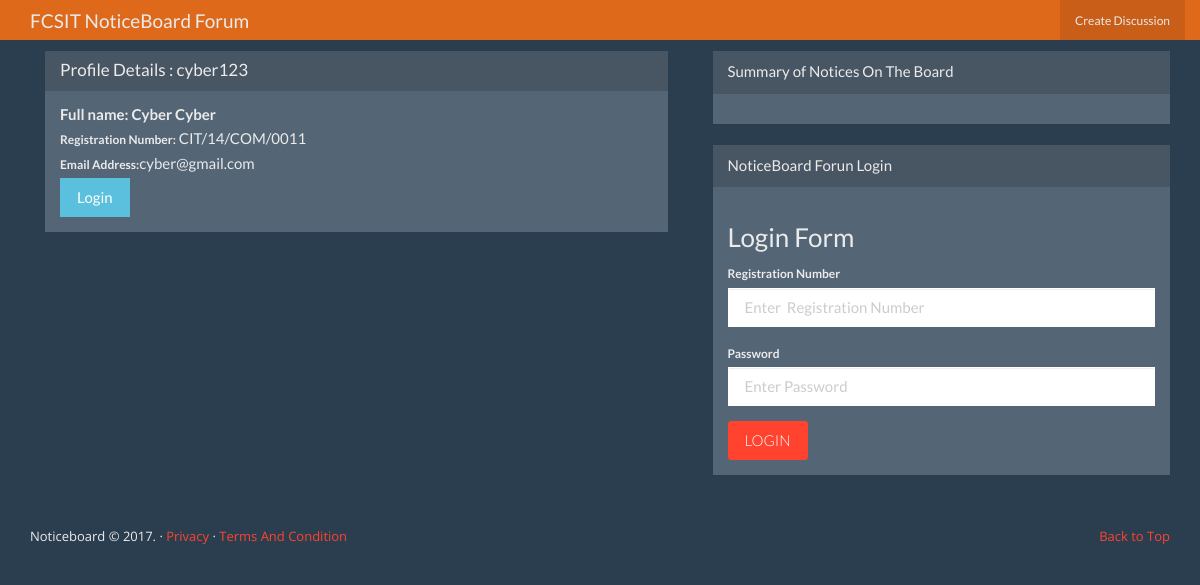
The app's page /user/profile/2 with its own data.
### tables this page shows
CREATE TABLE IF NOT EXISTS `users` (
  `user_id` int(100) NOT NULL,
  `first_name` varchar(100) NOT NULL,
  `last_name` varchar(100) NOT NULL,
  `reg_no` varchar(100) NOT NULL,
  `email` varchar(100) NOT NULL,
  `username` varchar(100) NOT NULL,
  `password` varchar(100) NOT NULL
);

### application/views/forum/layout/main.php (called while the page is built, shortened)
<?php $this->load->view('forum/layout/includes/header'); ?>
<?php $this->load->view($main_content); ?>

### application/controllers/User.php (called while the page is built, shortened)
<?php
class User extends CI_Controller {
			public function profile(){
			$id = $this->uri->segment(3);
			$data['title'] = "Login Page here";
			$data['main_content'] = 'forum/user_profile';
			$data['profile'] = $this->User_model->profile($id);
			$data['user_details'] = $this->User_model->user_data($id);
			$this->load->view('forum/layout/main', $data);
				}
}

### index.php (called while the page is built, shortened)
<?php
require_once BASEPATH.'core/CodeIgniter.php';

### application/models/User_model.php (called while the page is built, shortened)
<?php
	Class User_model extends CI_model{
				public function user_data($id){
					$this->db->select('*');
					$this->db->from('discussions');
					$this->db->where('user_id', $id);
					$query = $this->db->get();
					return $query->result_array();
					}
					public function profile($id){
						$this->db->select('*');
						$this->db->from('users');
						$this->db->where('user_id', $id);
						$query = $this->db->get();
						return $query->row();
						}
		}
?>

### application/views/forum/user_profile.php (the view, shortened to what this page needs)
    <div class="container mainbody-section">
    <div class="row">
        <div class="col-md-7">
                        <div class="col-md-12">
										<div class="panel panel-default">
                      <?php if($profile) :?>
                           <div class="panel-heading">
                  <h3 class="panel-title">Profile Details : <?php echo $profile->username; ?>
                                    </h3>
                  </div>
								  <div class="panel-body">
										  <div class="media-body">
											<h5 class="media-heading"><strong>Full name:  <?php echo  $profile->first_name;  ?> <?php echo $profile->last_name?> </strong></h5>
                                              <label>Registration Number: </label> <?php echo $profile->reg_no; ?><br>
                                              <label>Email Address: </label><?php echo $profile->email; ?><br>
                                              <a href="<?php echo base_url(); ?>user/login" class="btn btn-info" role="button">Login</a>
                                       </div>
								  </div>
                <?php endif; ?>
								</div>
						</div>
        </div>
        <div class="col-md-5">
            <div class="panel panel-default">
              <div class="panel-heading">Summary of Notices On The Board</div>
              <div class="panel-body">
              </div>
            </div>
<?php if(!$this->session->userdata('Logged_in')):?>
            <section>
                <div class="panel panel-default">
              <div class="panel-heading">NoticeBoard Forun Login</div>
              <div class="panel-body">
                 <div class="block">
            <h3>Login Form</h3>
            <form role="form" action="<?php echo base_url(); ?>User/login" method="post">
            <div class="form-group">
              <label for="Registration Number">Registration Number</label>
              <input name="reg_no" type="text" class="form-control" placeholder="Enter  Registration Number"/>
            </div>
            <div class="form-group">
              <label>Password</label>
              <input name="password" type="password" class="form-control" placeholder="Enter Password"/>
            </div>
            <input value="Login" name="login" type="submit" class="btn btn-primary">
            </form>
          </div>
            </div>
            </section>
            <?php endif; ?>
        </div>
    </div>
    </div>

### assets/css/style.css (style rules this page uses)
a, a:hover, a:focus, a:active, a.active { outline: 0; }
a { color: #FF432E; text-decoration: none; }
.btn-primary { border-color: #FF432E; background-color: #FF432E; text-transform: uppercase; font-weight: 300; color: #fff; -webkit-border-radius:3px; -moz-border-radius:3px; -o-border-radius:3px; border-radius:3px; -webkit-transition: all 0.3s; -moz-transition: all 0.3s; -o-transition: all 0.3s; transition: all 0.3s; }
.mainbody-section { padding-top: 30px; padding-bottom: 30px; }

### records on screen
users: username "cyber123", first_name "Cyber", last_name "Cyber", reg_no "CIT/14/COM/0011", email "cyber@gmail.com"
